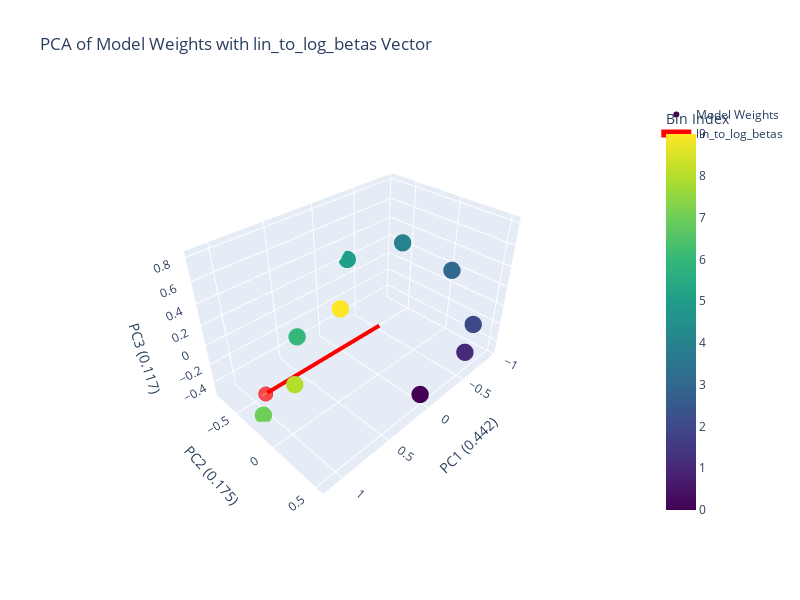
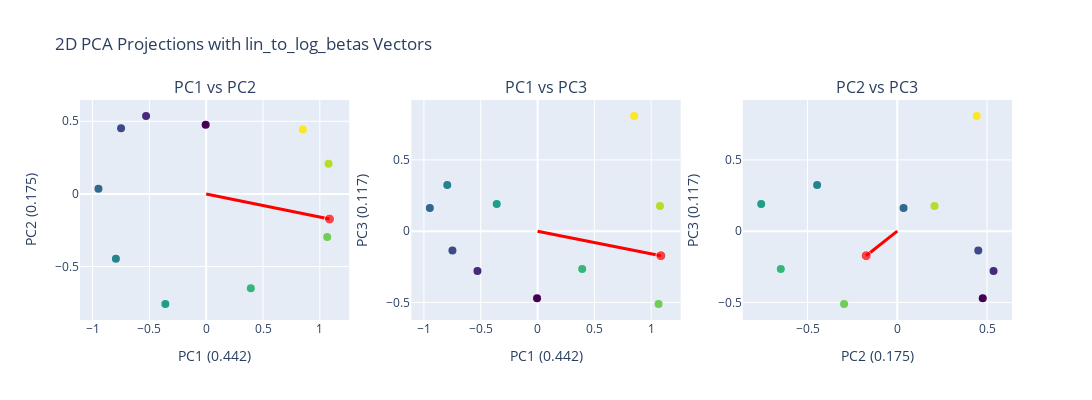

Here is the notebook cell these charts were saved with, in order:
### Code cell
# Get PCA of the model weights
from sklearn.decomposition import PCA
import plotly.graph_objects as go
import plotly.express as px
from plotly.subplots import make_subplots
import numpy as np

# Assuming we have the model weights in log_bin_weights
# log_bin_weights should be shape [n_bins, hidden_dim]
print(f"log_bin_weights shape: {log_bin_weights.shape}")

# Convert to numpy for PCA
weights_np = log_bin_weights.detach().cpu().numpy()

# Perform PCA
pca = PCA(n_components=3)
weights_pca = pca.fit_transform(weights_np)

print(f"PCA weights shape: {weights_pca.shape}")
print(f"Explained variance ratio: {pca.explained_variance_ratio_}")
print(f"Total explained variance: {pca.explained_variance_ratio_.sum():.4f}")

# Also transform the betas to PCA space
lin_to_log_betas_np = lin_to_log_betas.float().detach().cpu().numpy()
betas_pca = pca.transform(lin_to_log_betas_np.reshape(1, -1))

# Create 3D scatter plot with Plotly
fig = go.Figure()

# Add scatter points for weights
fig.add_trace(go.Scatter3d(
    x=weights_pca[:, 0],
    y=weights_pca[:, 1],
    z=weights_pca[:, 2],
    mode='markers',
    marker=dict(
        size=6,
        color=np.arange(len(weights_pca)),
        colorscale='viridis',
        colorbar=dict(title="Bin Index"),
        showscale=True
    ),
    name='Model Weights',
    text=[f'Bin {i}' for i in range(len(weights_pca))],
    hovertemplate='<b>%{text}</b><br>PC1: %{x:.3f}<br>PC2: %{y:.3f}<br>PC3: %{z:.3f}<extra></extra>'
))

# Add arrow vector for betas (from origin to beta point)
fig.add_trace(go.Scatter3d(
    x=[0, betas_pca[0, 0]],
    y=[0, betas_pca[0, 1]],
    z=[0, betas_pca[0, 2]],
    mode='lines+markers',
    line=dict(color='red', width=8),
    marker=dict(size=[0, 10], color=['red', 'red']),
    name='lin_to_log_betas',
    hovertemplate='<b>Betas Vector</b><br>PC1: %{x:.3f}<br>PC2: %{y:.3f}<br>PC3: %{z:.3f}<extra></extra>'
))

# Add cone for arrow head
fig.add_trace(go.Cone(
    x=[betas_pca[0, 0]],
    y=[betas_pca[0, 1]],
    z=[betas_pca[0, 2]],
    u=[betas_pca[0, 0] * 0.1],
    v=[betas_pca[0, 1] * 0.1],
    w=[betas_pca[0, 2] * 0.1],
    colorscale='Reds',
    showscale=False,
    name='Beta Direction'
))

fig.update_layout(
    title='PCA of Model Weights with lin_to_log_betas Vector',
    scene=dict(
        xaxis_title=f'PC1 ({pca.explained_variance_ratio_[0]:.3f})',
        yaxis_title=f'PC2 ({pca.explained_variance_ratio_[1]:.3f})',
        zaxis_title=f'PC3 ({pca.explained_variance_ratio_[2]:.3f})',
        camera=dict(eye=dict(x=1.5, y=1.5, z=1.5))
    ),
    width=800,
    height=600
)

fig.show()

# Also create 2D projections with arrows
fig_2d = make_subplots(
    rows=1, cols=3,
    subplot_titles=['PC1 vs PC2', 'PC1 vs PC3', 'PC2 vs PC3'],
    specs=[[{'type': 'scatter'}, {'type': 'scatter'}, {'type': 'scatter'}]]
)

# PC1 vs PC2
fig_2d.add_trace(go.Scatter(
    x=weights_pca[:, 0],
    y=weights_pca[:, 1],
    mode='markers',
    marker=dict(color=np.arange(len(weights_pca)), colorscale='viridis', size=8),
    name='Weights',
    showlegend=False
), row=1, col=1)

fig_2d.add_trace(go.Scatter(
    x=[0, betas_pca[0, 0]],
    y=[0, betas_pca[0, 1]],
    mode='lines+markers',
    line=dict(color='red', width=3),
    marker=dict(size=[0, 10], color='red'),
    name='Betas',
    showlegend=False
), row=1, col=1)

# PC1 vs PC3
fig_2d.add_trace(go.Scatter(
    x=weights_pca[:, 0],
    y=weights_pca[:, 2],
    mode='markers',
    marker=dict(color=np.arange(len(weights_pca)), colorscale='viridis', size=8),
    name='Weights',
    showlegend=False
), row=1, col=2)

fig_2d.add_trace(go.Scatter(
    x=[0, betas_pca[0, 0]],
    y=[0, betas_pca[0, 2]],
    mode='lines+markers',
    line=dict(color='red', width=3),
    marker=dict(size=[0, 10], color='red'),
    name='Betas',
    showlegend=False
), row=1, col=2)

# PC2 vs PC3
fig_2d.add_trace(go.Scatter(
    x=weights_pca[:, 1],
    y=weights_pca[:, 2],
    mode='markers',
    marker=dict(color=np.arange(len(weights_pca)), colorscale='viridis', size=8),
    name='Weights',
    showlegend=False
), row=1, col=3)

fig_2d.add_trace(go.Scatter(
    x=[0, betas_pca[0, 1]],
    y=[0, betas_pca[0, 2]],
    mode='lines+markers',
    line=dict(color='red', width=3),
    marker=dict(size=[0, 10], color='red'),
    name='Betas',
    showlegend=False
), row=1, col=3)

fig_2d.update_xaxes(title_text=f'PC1 ({pca.explained_variance_ratio_[0]:.3f})', row=1, col=1)
fig_2d.update_yaxes(title_text=f'PC2 ({pca.explained_variance_ratio_[1]:.3f})', row=1, col=1)
fig_2d.update_xaxes(title_text=f'PC1 ({pca.explained_variance_ratio_[0]:.3f})', row=1, col=2)
fig_2d.update_yaxes(title_text=f'PC3 ({pca.explained_variance_ratio_[2]:.3f})', row=1, col=2)
fig_2d.update_xaxes(title_text=f'PC2 ({pca.explained_variance_ratio_[1]:.3f})', row=1, col=3)
fig_2d.update_yaxes(title_text=f'PC3 ({pca.explained_variance_ratio_[2]:.3f})', row=1, col=3)

fig_2d.update_layout(
    title_text='2D PCA Projections with lin_to_log_betas Vectors',
    width=1200,
    height=400
)

fig_2d.show()

### Figure 1 — Plotly figure (JSON) as saved in the notebook; plotly's stock layout.template omitted (floating-point values rounded to 4 significant figures)
{"data": [{"hovertemplate": "<b>%{text}</b><br>PC1: %{x:.3f}<br>PC2: %{y:.3f}<br>PC3: %{z:.3f}<extra></extra>", "marker": {"color": [0, 1, 2, 3, 4, 5, 6, 7, 8, 9], "colorbar": {"title": {"text": "Bin Index"}}, "colorscale": [[0, "#440154"], [0.1111, "#482878"], [0.2222, "#3e4989"], [0.3333, "#31688e"], [0.4444, "#26828e"], [0.5556, "#1f9e89"], [0.6667, "#35b779"], [0.7778, "#6ece58"], [0.8889, "#b5de2b"], [1, "#fde725"]], "showscale": true, "size": 6}, "mode": "markers", "name": "Model Weights", "text": ["Bin 0", "Bin 1", "Bin 2", "Bin 3", "Bin 4", "Bin 5", "Bin 6", "Bin 7", "Bin 8", "Bin 9"], "type": "scatter3d", "x": [-0.004549, -0.5288, -0.749, -0.9479, -0.7946, -0.3593, 0.3925, 1.065, 1.077, 0.85], "y": [0.4763, 0.5364, 0.4513, 0.03496, -0.4464, -0.7579, -0.6488, -0.2963, 0.2076, 0.4429], "z": [-0.4697, -0.2786, -0.1364, 0.1629, 0.3236, 0.1907, -0.2658, -0.5107, 0.1762, 0.8076]}, {"hovertemplate": "<b>Betas Vector</b><br>PC1: %{x:.3f}<br>PC2: %{y:.3f}<br>PC3: %{z:.3f}<extra></extra>", "line": {"color": "red", "width": 8}, "marker": {"color": ["red", "red"], "size": [0, 10]}, "mode": "lines+markers", "name": "lin_to_log_betas", "type": "scatter3d", "x": [0, 1.085], "y": [0, -0.1733], "z": [0, -0.1721]}, {"colorscale": [[0, "rgb(255,245,240)"], [0.125, "rgb(254,224,210)"], [0.25, "rgb(252,187,161)"], [0.375, "rgb(252,146,114)"], [0.5, "rgb(251,106,74)"], [0.625, "rgb(239,59,44)"], [0.75, "rgb(203,24,29)"], [0.875, "rgb(165,15,21)"], [1, "rgb(103,0,13)"]], "name": "Beta Direction", "showscale": false, "type": "cone", "u": [0.1085], "v": [-0.01733], "w": [-0.01721], "x": [1.085], "y": [-0.1733], "z": [-0.1721]}], "layout": {"height": 600, "scene": {"camera": {"eye": {"x": 1.5, "y": 1.5, "z": 1.5}}, "xaxis": {"title": {"text": "PC1 (0.442)"}}, "yaxis": {"title": {"text": "PC2 (0.175)"}}, "zaxis": {"title": {"text": "PC3 (0.117)"}}}, "title": {"text": "PCA of Model Weights with lin_to_log_betas Vector"}, "width": 800}}

### Figure 2 — Plotly figure (JSON) as saved in the notebook; plotly's stock layout.template omitted (floating-point values rounded to 4 significant figures)
{"data": [{"marker": {"color": [0, 1, 2, 3, 4, 5, 6, 7, 8, 9], "colorscale": [[0, "#440154"], [0.1111, "#482878"], [0.2222, "#3e4989"], [0.3333, "#31688e"], [0.4444, "#26828e"], [0.5556, "#1f9e89"], [0.6667, "#35b779"], [0.7778, "#6ece58"], [0.8889, "#b5de2b"], [1, "#fde725"]], "size": 8}, "mode": "markers", "name": "Weights", "showlegend": false, "type": "scatter", "x": [-0.004549, -0.5288, -0.749, -0.9479, -0.7946, -0.3593, 0.3925, 1.065, 1.077, 0.85], "xaxis": "x", "y": [0.4763, 0.5364, 0.4513, 0.03496, -0.4464, -0.7579, -0.6488, -0.2963, 0.2076, 0.4429], "yaxis": "y"}, {"line": {"color": "red", "width": 3}, "marker": {"color": "red", "size": [0, 10]}, "mode": "lines+markers", "name": "Betas", "showlegend": false, "type": "scatter", "x": [0, 1.085], "xaxis": "x", "y": [0, -0.1733], "yaxis": "y"}, {"marker": {"color": [0, 1, 2, 3, 4, 5, 6, 7, 8, 9], "colorscale": [[0, "#440154"], [0.1111, "#482878"], [0.2222, "#3e4989"], [0.3333, "#31688e"], [0.4444, "#26828e"], [0.5556, "#1f9e89"], [0.6667, "#35b779"], [0.7778, "#6ece58"], [0.8889, "#b5de2b"], [1, "#fde725"]], "size": 8}, "mode": "markers", "name": "Weights", "showlegend": false, "type": "scatter", "x": [-0.004549, -0.5288, -0.749, -0.9479, -0.7946, -0.3593, 0.3925, 1.065, 1.077, 0.85], "xaxis": "x2", "y": [-0.4697, -0.2786, -0.1364, 0.1629, 0.3236, 0.1907, -0.2658, -0.5107, 0.1762, 0.8076], "yaxis": "y2"}, {"line": {"color": "red", "width": 3}, "marker": {"color": "red", "size": [0, 10]}, "mode": "lines+markers", "name": "Betas", "showlegend": false, "type": "scatter", "x": [0, 1.085], "xaxis": "x2", "y": [0, -0.1721], "yaxis": "y2"}, {"marker": {"color": [0, 1, 2, 3, 4, 5, 6, 7, 8, 9], "colorscale": [[0, "#440154"], [0.1111, "#482878"], [0.2222, "#3e4989"], [0.3333, "#31688e"], [0.4444, "#26828e"], [0.5556, "#1f9e89"], [0.6667, "#35b779"], [0.7778, "#6ece58"], [0.8889, "#b5de2b"], [1, "#fde725"]], "size": 8}, "mode": "markers", "name": "Weights", "showlegend": false, "type": "scatter", "x": [0.4763, 0.5364, 0.4513, 0.03496, -0.4464, -0.7579, -0.6488, -0.2963, 0.2076, 0.4429], "xaxis": "x3", "y": [-0.4697, -0.2786, -0.1364, 0.1629, 0.3236, 0.1907, -0.2658, -0.5107, 0.1762, 0.8076], "yaxis": "y3"}, {"line": {"color": "red", "width": 3}, "marker": {"color": "red", "size": [0, 10]}, "mode": "lines+markers", "name": "Betas", "showlegend": false, "type": "scatter", "x": [0, -0.1733], "xaxis": "x3", "y": [0, -0.1721], "yaxis": "y3"}], "layout": {"annotations": [{"font": {"size": 16}, "showarrow": false, "text": "PC1 vs PC2", "x": 0.1444, "xanchor": "center", "xref": "paper", "y": 1, "yanchor": "bottom", "yref": "paper"}, {"font": {"size": 16}, "showarrow": false, "text": "PC1 vs PC3", "x": 0.5, "xanchor": "center", "xref": "paper", "y": 1, "yanchor": "bottom", "yref": "paper"}, {"font": {"size": 16}, "showarrow": false, "text": "PC2 vs PC3", "x": 0.8556, "xanchor": "center", "xref": "paper", "y": 1, "yanchor": "bottom", "yref": "paper"}], "height": 400, "title": {"text": "2D PCA Projections with lin_to_log_betas Vectors"}, "width": 1200, "xaxis": {"anchor": "y", "domain": [0, 0.2889], "title": {"text": "PC1 (0.442)"}}, "xaxis2": {"anchor": "y2", "domain": [0.3556, 0.6444], "title": {"text": "PC1 (0.442)"}}, "xaxis3": {"anchor": "y3", "domain": [0.7111, 1], "title": {"text": "PC2 (0.175)"}}, "yaxis": {"anchor": "x", "domain": [0, 1], "title": {"text": "PC2 (0.175)"}}, "yaxis2": {"anchor": "x2", "domain": [0, 1], "title": {"text": "PC3 (0.117)"}}, "yaxis3": {"anchor": "x3", "domain": [0, 1], "title": {"text": "PC3 (0.117)"}}}}
